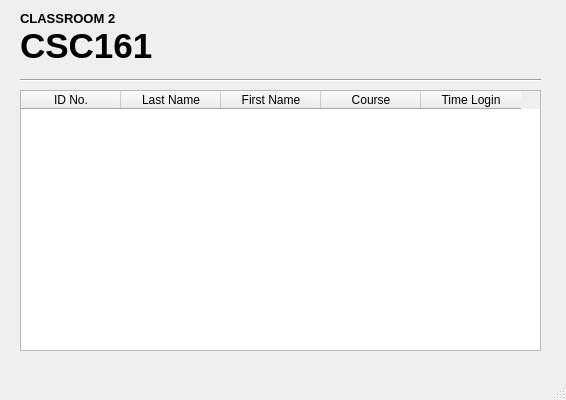
<?xml version="1.0" encoding="UTF-8"?>
<ui version="4.0">
 <class>classroom1</class>
 <widget class="QMainWindow" name="classroom1">
  <property name="geometry">
   <rect>
    <x>0</x>
    <y>0</y>
    <width>566</width>
    <height>400</height>
   </rect>
  </property>
  <property name="windowTitle">
   <string>CSC161_CLASSROOM</string>
  </property>
  <widget class="QWidget" name="centralwidget">
   <widget class="QLabel" name="label">
    <property name="geometry">
     <rect>
      <x>20</x>
      <y>30</y>
      <width>211</width>
      <height>31</height>
     </rect>
    </property>
    <property name="font">
     <font>
      <pointsize>26</pointsize>
      <weight>75</weight>
      <bold>true</bold>
     </font>
    </property>
    <property name="text">
     <string>CSC161</string>
    </property>
   </widget>
   <widget class="Line" name="line">
    <property name="geometry">
     <rect>
      <x>20</x>
      <y>70</y>
      <width>521</width>
      <height>20</height>
     </rect>
    </property>
    <property name="orientation">
     <enum>Qt::Horizontal</enum>
    </property>
   </widget>
   <widget class="QLabel" name="label_2">
    <property name="geometry">
     <rect>
      <x>20</x>
      <y>10</y>
      <width>131</width>
      <height>16</height>
     </rect>
    </property>
    <property name="font">
     <font>
      <pointsize>10</pointsize>
      <weight>75</weight>
      <bold>true</bold>
     </font>
    </property>
    <property name="text">
     <string>CLASSROOM 2</string>
    </property>
   </widget>
   <widget class="QTableWidget" name="tableWidget">
    <property name="geometry">
     <rect>
      <x>20</x>
      <y>90</y>
      <width>521</width>
      <height>261</height>
     </rect>
    </property>
    <column>
     <property name="text">
      <string>ID No.</string>
     </property>
    </column>
    <column>
     <property name="text">
      <string>Last Name</string>
     </property>
    </column>
    <column>
     <property name="text">
      <string>First Name</string>
     </property>
    </column>
    <column>
     <property name="text">
      <string>Course</string>
     </property>
    </column>
    <column>
     <property name="text">
      <string>Time Login</string>
     </property>
    </column>
   </widget>
  </widget>
  <widget class="QMenuBar" name="menubar">
   <property name="geometry">
    <rect>
     <x>0</x>
     <y>0</y>
     <width>566</width>
     <height>21</height>
    </rect>
   </property>
  </widget>
  <widget class="QStatusBar" name="statusbar"/>
 </widget>
 <resources/>
 <connections/>
</ui>
